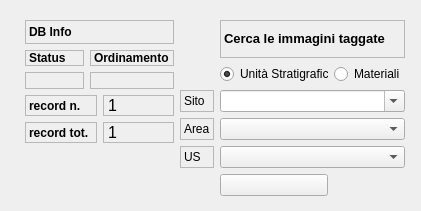
  <widget class="QgsDockWidget" name="mDockWidget">
   <property name="geometry">
    <rect>
     <x>740</x>
     <y>190</y>
     <width>421</width>
     <height>211</height>
    </rect>
   </property>
   <property name="baseSize">
    <size>
     <width>5</width>
     <height>10</height>
    </size>
   </property>
   <property name="mouseTracking">
    <bool>true</bool>
   </property>
   <property name="tabletTracking">
    <bool>true</bool>
   </property>
   <property name="focusPolicy">
    <enum>Qt::StrongFocus</enum>
   </property>
   <property name="toolTip">
    <string>&lt;html&gt;&lt;head/&gt;&lt;body&gt;&lt;p&gt;Barra di ricerca&lt;/p&gt;&lt;/body&gt;&lt;/html&gt;</string>
   </property>
   <property name="floating">
    <bool>true</bool>
   </property>
   <property name="allowedAreas">
    <set>Qt::AllDockWidgetAreas</set>
   </property>
   <property name="windowTitle">
    <string>Barra di ricerca delle immagine</string>
   </property>
   <widget class="QWidget" name="dockWidgetContents">
    <widget class="QWidget" name="layoutWidget">
     <property name="enabled">
      <bool>true</bool>
     </property>
     <property name="geometry">
      <rect>
       <x>180</x>
       <y>20</y>
       <width>225</width>
       <height>176</height>
      </rect>
     </property>
     <layout class="QGridLayout" name="gridLayout_7">
      <item row="0" column="1" colspan="2">
       <widget class="QLabel" name="label_6">
        <property name="enabled">
         <bool>true</bool>
        </property>
        <property name="frameShape">
         <enum>QFrame::StyledPanel</enum>
        </property>
        <property name="frameShadow">
         <enum>QFrame::Plain</enum>
        </property>
        <property name="text">
         <string>&lt;html&gt;&lt;head/&gt;&lt;body&gt;&lt;p&gt;&lt;span style=&quot; font-size:10pt; font-weight:600;&quot;&gt;Cerca le immagini taggate&lt;/span&gt;&lt;/p&gt;&lt;/body&gt;&lt;/html&gt;</string>
        </property>
       </widget>
      </item>
      <item row="2" column="1" colspan="2">
       <widget class="QComboBox" name="comboBox_sito">
        <property name="enabled">
         <bool>true</bool>
        </property>
        <property name="editable">
         <bool>true</bool>
        </property>
       </widget>
      </item>
      <item row="3" column="1" colspan="2">
       <widget class="QComboBox" name="comboBox_area">
        <property name="enabled">
         <bool>true</bool>
        </property>
       </widget>
      </item>
      <item row="4" column="1" colspan="2">
       <widget class="QComboBox" name="comboBox_us">
        <property name="enabled">
         <bool>true</bool>
        </property>
       </widget>
      </item>
      <item row="6" column="1">
       <widget class="QPushButton" name="pushButton_go">
        <property name="enabled">
         <bool>true</bool>
        </property>
        <property name="text">
         <string/>
        </property>
        <property name="icon">
         <iconset resource="../../resources/resources.qrc">
          <normaloff>:/icons/search.png</normaloff>:/icons/search.png</iconset>
        </property>
       </widget>
      </item>
      <item row="3" column="0">
       <widget class="QLabel" name="label_9">
        <property name="enabled">
         <bool>true</bool>
        </property>
        <property name="frameShape">
         <enum>QFrame::StyledPanel</enum>
        </property>
        <property name="frameShadow">
         <enum>QFrame::Plain</enum>
        </property>
        <property name="text">
         <string>Area</string>
        </property>
       </widget>
      </item>
      <item row="4" column="0">
       <widget class="QLabel" name="label_8">
        <property name="enabled">
         <bool>true</bool>
        </property>
        <property name="frameShape">
         <enum>QFrame::StyledPanel</enum>
        </property>
        <property name="frameShadow">
         <enum>QFrame::Plain</enum>
        </property>
        <property name="text">
         <string>US</string>
        </property>
       </widget>
      </item>
      <item row="2" column="0">
       <widget class="QLabel" name="label_7">
        <property name="enabled">
         <bool>true</bool>
        </property>
        <property name="frameShape">
         <enum>QFrame::StyledPanel</enum>
        </property>
        <property name="frameShadow">
         <enum>QFrame::Plain</enum>
        </property>
        <property name="text">
         <string>Sito</string>
        </property>
       </widget>
      </item>
      <item row="1" column="1">
       <widget class="QRadioButton" name="radioButton_us">
        <property name="text">
         <string>Unità Stratigrafiche</string>
        </property>
        <property name="checked">
         <bool>true</bool>
        </property>
       </widget>
      </item>
      <item row="1" column="2">
       <widget class="QRadioButton" name="radioButton_materiali">
        <property name="text">
         <string>Materiali</string>
        </property>
       </widget>
      </item>
     </layout>
    </widget>
    <widget class="QWidget" name="layoutWidget_3">
     <property name="geometry">
      <rect>
       <x>25</x>
       <y>20</y>
       <width>149</width>
       <height>123</height>
      </rect>
     </property>
     <layout class="QGridLayout" name="gridLayout_6">
      <item row="0" column="0">
       <widget class="QLabel" name="label_42">
        <property name="font">
         <font>
          <weight>75</weight>
          <bold>true</bold>
         </font>
        </property>
        <property name="autoFillBackground">
         <bool>true</bool>
        </property>
        <property name="frameShape">
         <enum>QFrame::StyledPanel</enum>
        </property>
        <property name="frameShadow">
         <enum>QFrame::Plain</enum>
        </property>
        <property name="text">
         <string>DB Info</string>
        </property>
       </widget>
      </item>
      <item row="2" column="0">
       <layout class="QGridLayout" name="gridLayout_9">
        <item row="1" column="1">
         <widget class="QLabel" name="label_rec_tot">
          <property name="font">
           <font>
            <family>Microsoft Sans Serif</family>
            <pointsize>12</pointsize>
           </font>
          </property>
          <property name="cursor">
           <cursorShape>ForbiddenCursor</cursorShape>
          </property>
          <property name="mouseTracking">
           <bool>false</bool>
          </property>
          <property name="contextMenuPolicy">
           <enum>Qt::DefaultContextMenu</enum>
          </property>
          <property name="frameShape">
           <enum>QFrame::StyledPanel</enum>
          </property>
          <property name="frameShadow">
           <enum>QFrame::Plain</enum>
          </property>
          <property name="text">
           <string>1</string>
          </property>
         </widget>
        </item>
        <item row="0" column="1">
         <widget class="QLabel" name="label_rec_corrente">
          <property name="font">
           <font>
            <family>Microsoft Sans Serif</family>
            <pointsize>12</pointsize>
           </font>
          </property>
          <property name="cursor">
           <cursorShape>ForbiddenCursor</cursorShape>
          </property>
          <property name="mouseTracking">
           <bool>false</bool>
          </property>
          <property name="contextMenuPolicy">
           <enum>Qt::DefaultContextMenu</enum>
          </property>
          <property name="frameShape">
           <enum>QFrame::StyledPanel</enum>
          </property>
          <property name="frameShadow">
           <enum>QFrame::Plain</enum>
          </property>
          <property name="text">
           <string>1</string>
          </property>
         </widget>
        </item>
        <item row="0" column="0">
         <widget class="QLabel" name="label_31">
          <property name="font">
           <font>
            <pointsize>9</pointsize>
            <weight>75</weight>
            <bold>true</bold>
           </font>
          </property>
          <property name="frameShape">
           <enum>QFrame::StyledPanel</enum>
          </property>
          <property name="frameShadow">
           <enum>QFrame::Plain</enum>
          </property>
          <property name="text">
           <string>record n.</string>
          </property>
          <property name="margin">
           <number>0</number>
          </property>
         </widget>
        </item>
        <item row="1" column="0">
         <widget class="QLabel" name="label_32">
          <property name="font">
           <font>
            <pointsize>9</pointsize>
            <weight>75</weight>
            <bold>true</bold>
           </font>
          </property>
          <property name="frameShape">
           <enum>QFrame::StyledPanel</enum>
          </property>
          <property name="frameShadow">
           <enum>QFrame::Plain</enum>
          </property>
          <property name="text">
           <string>record tot.</string>
          </property>
          <property name="margin">
           <number>0</number>
          </property>
         </widget>
        </item>
       </layout>
      </item>
      <item row="1" column="0">
       <layout class="QGridLayout" name="gridLayout_10">
        <item row="0" column="0">
         <widget class="QLabel" name="label_34">
          <property name="font">
           <font>
            <pointsize>9</pointsize>
            <weight>75</weight>
            <bold>true</bold>
           </font>
          </property>
          <property name="frameShape">
           <enum>QFrame::StyledPanel</enum>
          </property>
          <property name="frameShadow">
           <enum>QFrame::Plain</enum>
          </property>
          <property name="text">
           <string>Status</string>
          </property>
          <property name="margin">
           <number>0</number>
          </property>
         </widget>
        </item>
        <item row="0" column="1">
         <widget class="QLabel" name="label_43">
          <property name="font">
           <font>
            <pointsize>9</pointsize>
            <weight>75</weight>
            <bold>true</bold>
           </font>
          </property>
          <property name="frameShape">
           <enum>QFrame::StyledPanel</enum>
          </property>
          <property name="frameShadow">
           <enum>QFrame::Plain</enum>
          </property>
          <property name="text">
           <string>Ordinamento</string>
          </property>
          <property name="margin">
           <number>0</number>
          </property>
         </widget>
        </item>
        <item row="1" column="1">
         <widget class="QLabel" name="label_sort">
          <property name="minimumSize">
           <size>
            <width>40</width>
            <height>0</height>
           </size>
          </property>
          <property name="sizeIncrement">
           <size>
            <width>40</width>
            <height>0</height>
           </size>
          </property>
          <property name="baseSize">
           <size>
            <width>40</width>
            <height>0</height>
           </size>
          </property>
          <property name="font">
           <font>
            <pointsize>10</pointsize>
            <weight>75</weight>
            <bold>true</bold>
           </font>
          </property>
          <property name="cursor">
           <cursorShape>ForbiddenCursor</cursorShape>
          </property>
          <property name="mouseTracking">
           <bool>false</bool>
          </property>
          <property name="contextMenuPolicy">
           <enum>Qt::DefaultContextMenu</enum>
          </property>
          <property name="frameShape">
           <enum>QFrame::StyledPanel</enum>
          </property>
          <property name="frameShadow">
           <enum>QFrame::Plain</enum>
          </property>
          <property name="text">
           <string/>
          </property>
          <property name="alignment">
           <set>Qt::AlignCenter</set>
          </property>
          <property name="margin">
           <number>0</number>
          </property>
         </widget>
        </item>
        <item row="1" column="0">
         <widget class="QLabel" name="label_status">
          <property name="minimumSize">
           <size>
            <width>50</width>
            <height>0</height>
           </size>
          </property>
          <property name="font">
           <font>
            <pointsize>9</pointsize>
            <weight>75</weight>
            <bold>true</bold>
           </font>
          </property>
          <property name="cursor">
           <cursorShape>ForbiddenCursor</cursorShape>
          </property>
          <property name="mouseTracking">
           <bool>false</bool>
          </property>
          <property name="contextMenuPolicy">
           <enum>Qt::DefaultContextMenu</enum>
          </property>
          <property name="frameShape">
           <enum>QFrame::StyledPanel</enum>
          </property>
          <property name="frameShadow">
           <enum>QFrame::Plain</enum>
          </property>
          <property name="text">
           <string/>
          </property>
          <property name="alignment">
           <set>Qt::AlignCenter</set>
          </property>
          <property name="margin">
           <number>0</number>
          </property>
         </widget>
        </item>
       </layout>
      </item>
     </layout>
    </widget>
   </widget>
  </widget>
